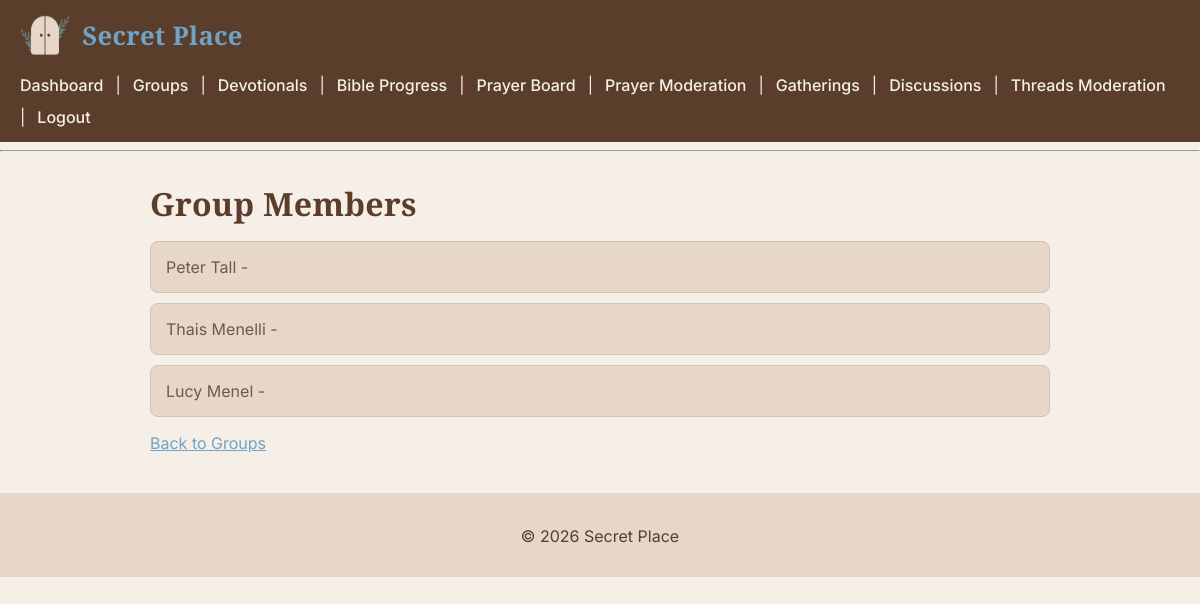
The page /groups/1/members (signed in) on the database as committed earlier.
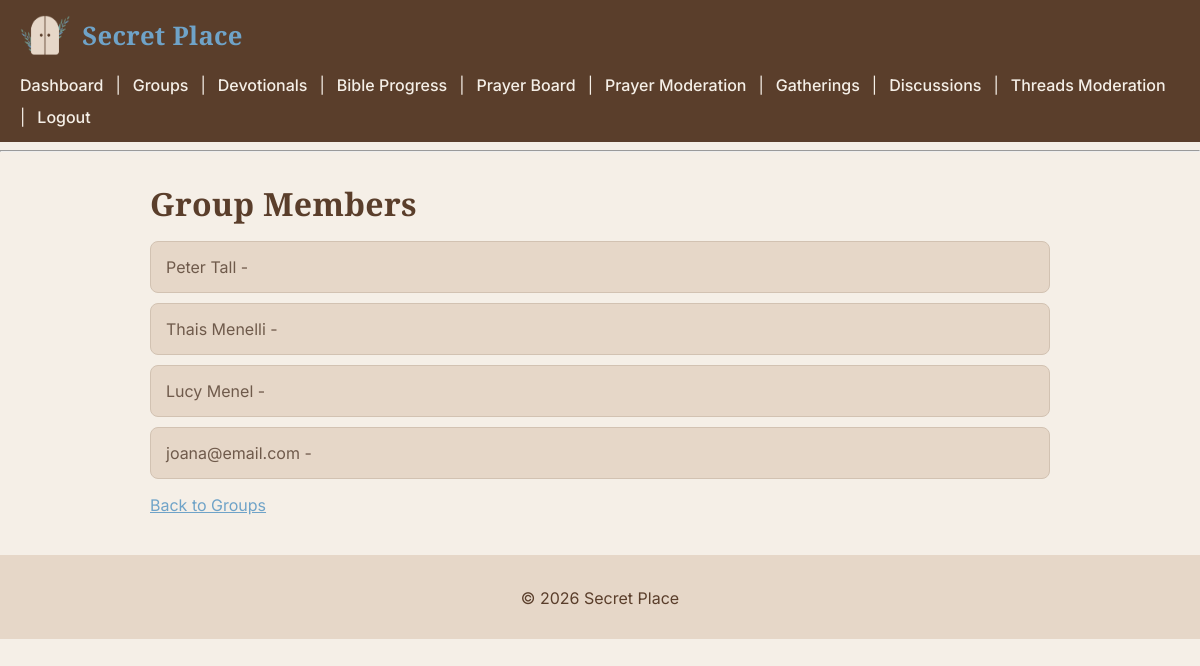
The same page on the database as committed later.
### tables this page shows
CREATE TABLE users (
    id INTEGER PRIMARY KEY AUTOINCREMENT,
    name TEXT NOT NULL,
    email TEXT UNIQUE NOT NULL,
    password TEXT NOT NULL,
    role TEXT DEFAULT 'member'
, is_active INTEGER DEFAULT 1);

### routes/groups.py (the view)
@groups_bp.route('/<int:group_id>/members')
def group_members(group_id):
    user_id = session.get('user_id')
    if not user_id:
        return redirect(url_for('auth.login'))
    user_groups = get_user_groups(user_id)
    user_group_ids = [g[0] for g in user_groups]
    if group_id not in user_group_ids:
        flash("You are not a member of this group.", "danger")
        return redirect(url_for('groups.list_groups'))
    members = get_group_members(group_id)
    return render_template('group_members.html', members=members)

### sqlite_db.py (called while the page is built)
def connect_db():
    return sqlite3.connect(Config.DATABASE)

def get_user_groups(user_id):
    conn = connect_db()
    cursor = conn.cursor()
    cursor.execute(
        """
        SELECT g.id, g.group_name, g.description, u.name
        FROM groups g
        INNER JOIN group_members gm ON g.id = gm.group_id
        LEFT JOIN users u ON g.leader_id = u.id
        WHERE gm.user_id = ?
        ORDER BY g.group_name
        """,
        (user_id,)
    )
    groups = cursor.fetchall()
    conn.close()
    return groups

def get_group_members(group_id):
    conn = connect_db()
    cursor = conn.cursor()
    cursor.execute(
        """
        SELECT u.id, u.name
        FROM users u
        JOIN group_members gm ON gm.user_id = u.id
        WHERE gm.group_id = ?
        AND u.is_active = 1
        """,
        (group_id,)
    )
    members = cursor.fetchall()
    conn.close()
    return members

### templates/group_members.html
{% extends "layout.html" %}
{% block content %}
<h1>Group Members</h1>
<ul>
{% for m in members %}
    <li>{{ m[1] }} - {{ m[2] }}</li>
{% endfor %}
</ul>
<a href="{{ url_for('groups.list_groups') }}">Back to Groups</a>
{% endblock %}

Rows that differ between the two databases and show on the page:
added users: name "joana@email.com"
